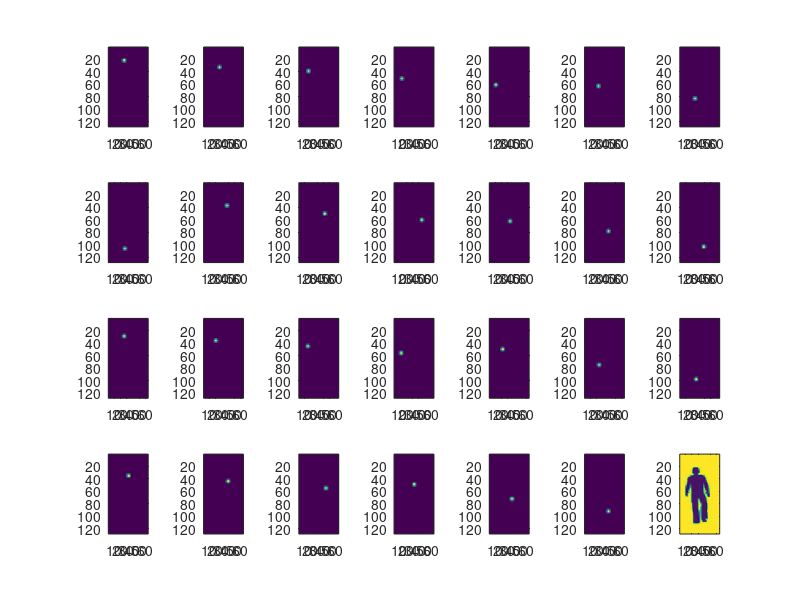

Reproduce this figure in MATLAB. (Note: a time limit stopped this script after it produced the figure.)
clf; close all; clc; clear;
load('testjsdc.mat');
hmap = jsdc(:,:,1:27);
background = 1-jsdc(:,:,28);
figure(1); hold on;
for i=1:27
    subplot(4,7,i); imagesc(hmap(:,:,i)); axis image;
end
subplot(4,7,28); imagesc(background); axis image;

%% normalize
catchannel = cat(3, hmap, background);
sumchannel = repmat(sum(catchannel,3), [1,1,28]);
out = catchannel ./ sumchannel; 
figure(2); hold on;
for i=1:28
    subplot(4,7,i); imagesc(out(:,:,i)); axis image;
end
